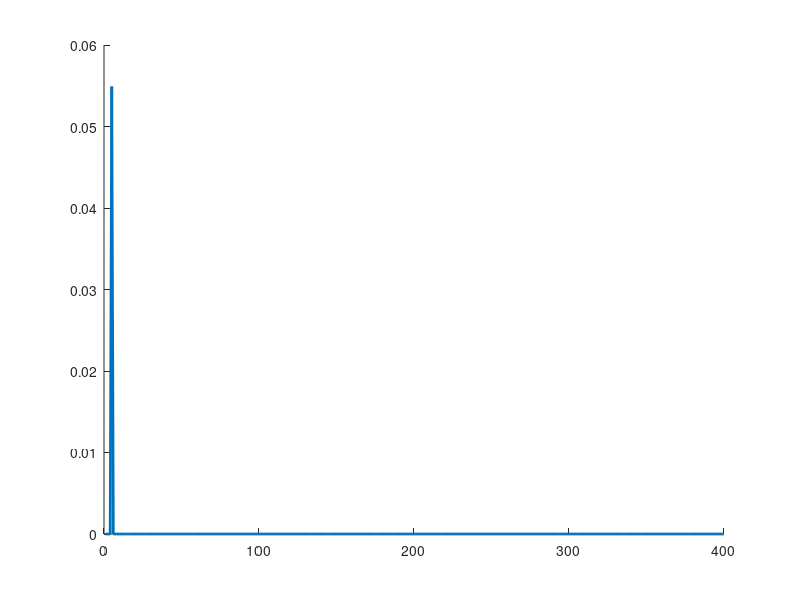

Here is the MATLAB script that generated this plot: (Note: this script raises an error after producing the figure.)
%% Define Grid

% NOTE: Grid resolution should must be sufficient to resolve the shortest
% wavelength. For example, for most metallic surfaces 60-100 cells in one
% wavelength should be enough.

% NOTE: If our simulation has critical dimensions, snapping grid to these
% dimensions should be considered.

Sz = 4; % Physical size along z
Nz = 400; % Number of cells along z
dz = Sz/Nz;

%% Define Physical Parameters

% Speed of light
c0 = 2.99792458e8;

% Permittivity and permeability of free space
u0 = 4.0 * pi * 1.0e-7;
e0 = 1.0 / (c0 * c0 * u0);
er = 1.0;
ur = 1.0;

% Time step (according to Courant Condition)
dt = dz / 2.0 / c0; % Single time step in seconds
steps = 1000; % Total simulation steps
t = (0:dt:(steps - 1) * dt); % Each time step

% Initialize materials to free space
ER = ones(1, Nz) .* er;
UR = ones(1, Nz) .* ur;
SIGMA = zeros(1, Nz);

% Define geometry
ER(101:200) = ones(1, 100) .* 4;
SIGMA(101:200) = ones(1, 100) .* 0.04;

% Compute update coefficients
EAF = dt * SIGMA ./ (2 * e0 .* ER);
aEy = (1 - EAF) ./ (1 + EAF);
bEy = (c0 * dt) ./ (ER .* (1 + EAF)) ./ dz;

mHx = 0.5 ./ UR;

% Initialize H and E fields to zeros
Hx = zeros(1, Nz);
Ey = zeros(1, Nz);

% Initialize variables for perfect boundary conditions
h1 = 0; h2 = 0;
e1 = 0; e2 = 0;

%% Describe source
fmax = 1e9; % Max frequency we're interested in
tau = 0.5 / fmax; % FWHM (Full Width at Half Maximum)
t0 = 6 * tau; % Pulse offset
th = t + dt + dt/2;

% These sources only work for Ey/Hx mode, and if the source is in the free space
gaussian = exp(-((t - t0) ./ tau ) .^ 2); % Gaussian pulse
gaussianH = -exp(-((th - t0) ./ tau) .^ 2); % Gaussian pulse for directional source H
harmonic = 1 * sin(2 * pi * 700e6 * t); % 700 MHz harmonic source
harmonicH = -1 * sin(2 * pi * 700e6 * th); % 700 MHz harmonic source for directional source H

% Choose the desired pulse for simulation
pulse = harmonic;
pulseH = harmonicH;

%% Main FDTD Loop
jump = 1;
prompt = false;
figure;

for T = 1 : steps
    h2 = h1; h1 = Hx(1); % Record boundary H that we'll use 2 steps later
    % Update H from E
    for nz = 1 : Nz - 1
        Hx(nz) = Hx(nz) + mHx(nz) * (Ey(nz+1) - Ey(nz));
    end
    Hx(Nz) = Hx(Nz) + mHx(nz) * (e2 - Ey(Nz)); % Perfect boundary condition

    % Update E from H
    e2 = e1; e1 = Ey(Nz); % Record boundary E that we'll use 2 steps later
    Ey(1) = aEy(1) * Ey(1) + bEy(1) * (Hx(1) - h2); % Perfect boundary condition
    for nz = 2 : Nz
        Ey(nz) = aEy(nz) * Ey(nz) + bEy(nz) * (Hx(nz) - Hx(nz-1));
    end

    % Inject source
    nzsrc = 5; % Source is in the fifth cell
    
    % Directional source
    Hx(nzsrc - 1) = Hx(nzsrc - 1) - mHx(nzsrc - 1) * pulse(T);
    Ey(nzsrc) = Ey(nzsrc) - bEy(nzsrc) * pulseH(T);

    % Soft source
    % Ey(nzsrc) = Ey(nzsrc) + pulse(T);

    % Hard Source
    % Ey(nzsrc) = pulse(T);

    % Try to put metal in the center
    % Ey(Nz/2) = 0;

    % Visualize E and H (not necessarily every step)
    if mod(T, jump) == 0
        clf;
        hold on;
        plot(Ey, 'LineWidth', 2);
        % plot(Hx, 'LineWidth', 2);
        rectangle('Position', [100, -1.5, 100, 3], 'FaceColor', [0, 0, 1, 0.3], 'EdgeColor', 'none');
        ylim([-1.5, 1.5]);
        xlim([0, Nz]);
        title(['Step ', num2str(T)])
        pause(0);
    end

    if T == 500 && prompt == true
        % Prompt the user to continue or stop
        answer = questdlg('Do you want to continue?', 'Continue Simulation', 'Continue', 'Stop', 'Continue');

        if strcmp(answer, 'Stop')
            disp('Simulation stopped by the user.');
            break; % Exit the loop
        end
    end
end